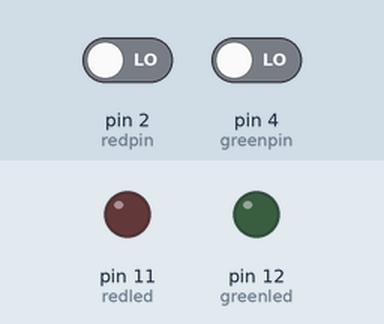
Bench run of a sketch on a simulated Arduino Uno, built with avr-gcc and run on an emulated ATmega328P. Shown: output pins drawn as LEDs (lit = HIGH). The test bench sets the inputs (shaded band); at power-on: pin 2 (redpin) LOW, pin 4 (greenpin) LOW.

Above: at 1.2 s.
1.3 s: pin 2 (redpin) driven HIGH
At 2.4 s:
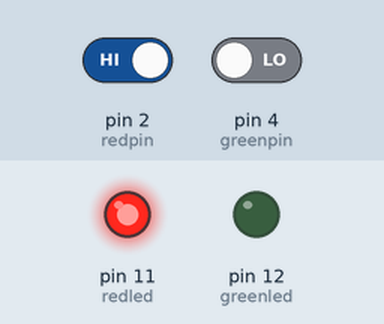
2.8 s: pin 4 (greenpin) driven HIGH
At 3.5 s:
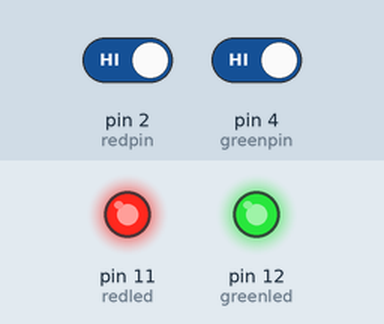
4.3 s: pin 2 (redpin) driven LOW
At 4.7 s:
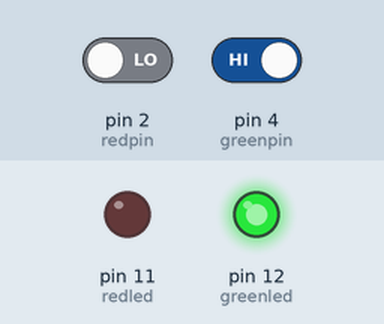
5.8 s: pin 4 (greenpin) driven LOW
At 7.0 s:
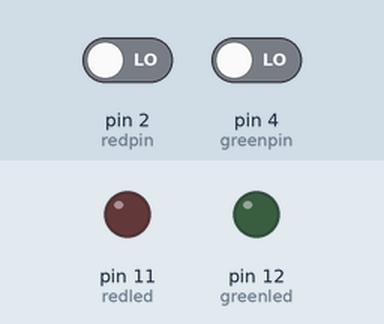
Timing chart, 0 to 8.3 s (numbered marks = the images above; inputs shaded):
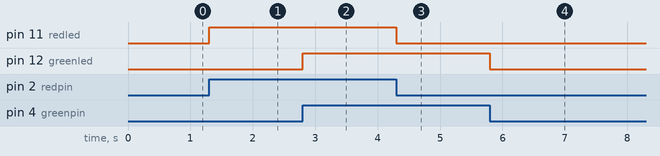

Measured:
- after the input at 1.3 s, pin 11 (redled): LOW → HIGH at once
- after the input at 2.8 s, pin 12 (greenled): LOW → HIGH at once
- after the input at 4.3 s, pin 11 (redled): HIGH → LOW at once
- after the input at 5.8 s, pin 12 (greenled): HIGH → LOW at once

The sketch:

Project_12_Toggle_Switch_Controls_LED.ino
```cpp
//**********************************************************************************
int redled = 11;  //Define red LED as digital pin 11
int greenled = 12; //Define green LED as digital pin 12
int redpin = 2; //Define control red LED as digital pin 2
int greenpin = 4; //Define control green LED as digital pin 4

void setup()
{
  pinMode(redled,OUTPUT);
  pinMode(greenled, OUTPUT);
  pinMode(redpin, INPUT);
  pinMode(greenpin,INPUT);
}

void loop()
{
  int val = digitalRead(redpin);
  if (val == HIGH)
  {
    digitalWrite(redled, HIGH);
  }
  else
  {
    digitalWrite(redled,LOW);
  }
  int val1 = digitalRead(greenpin);
  if (val1 == HIGH)
  {
    digitalWrite(greenled, HIGH);
  }
  else
  {
    digitalWrite(greenled,LOW);
  }
}
//**********************************************************************************
```
